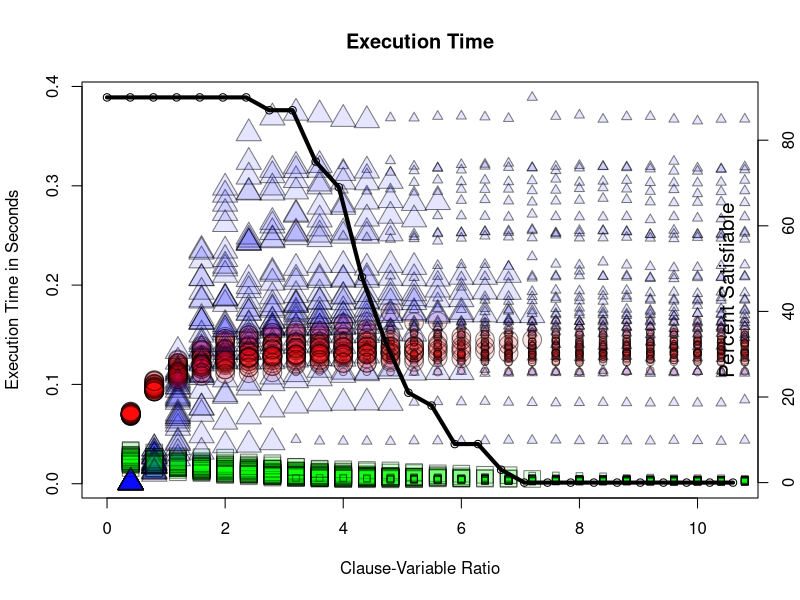
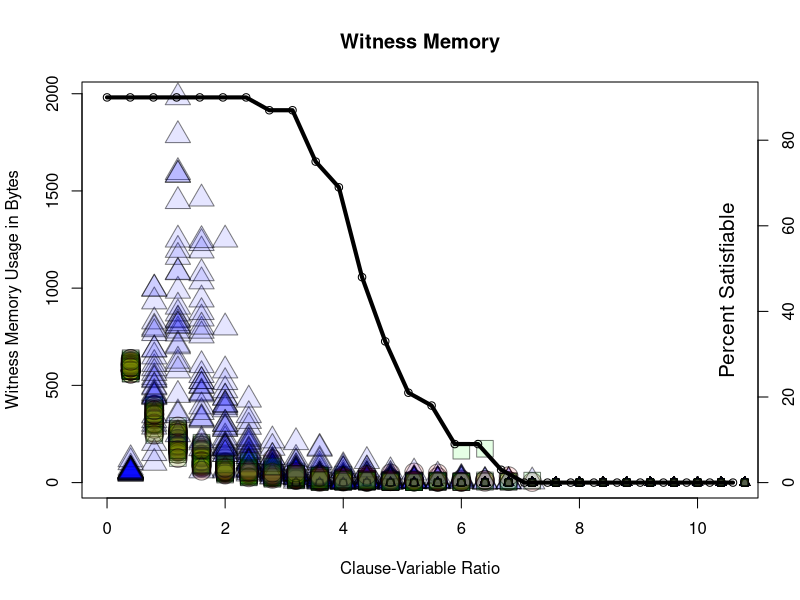
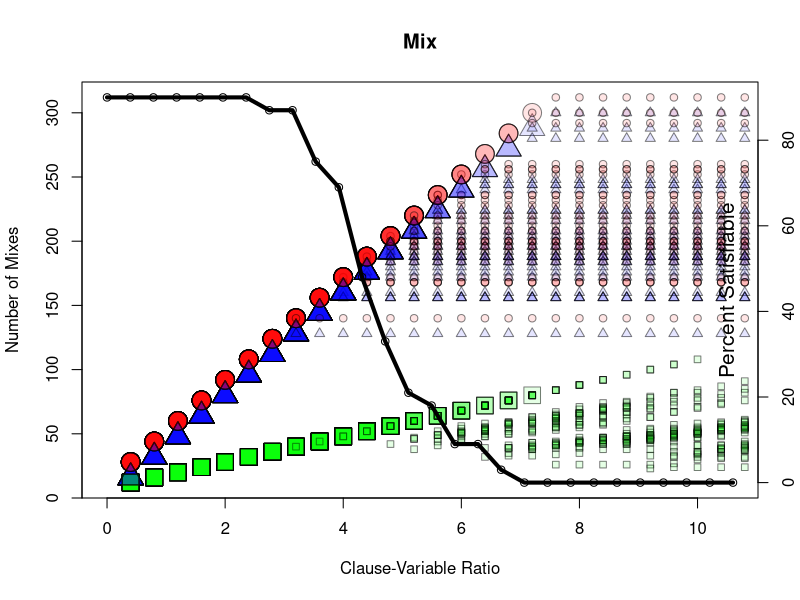
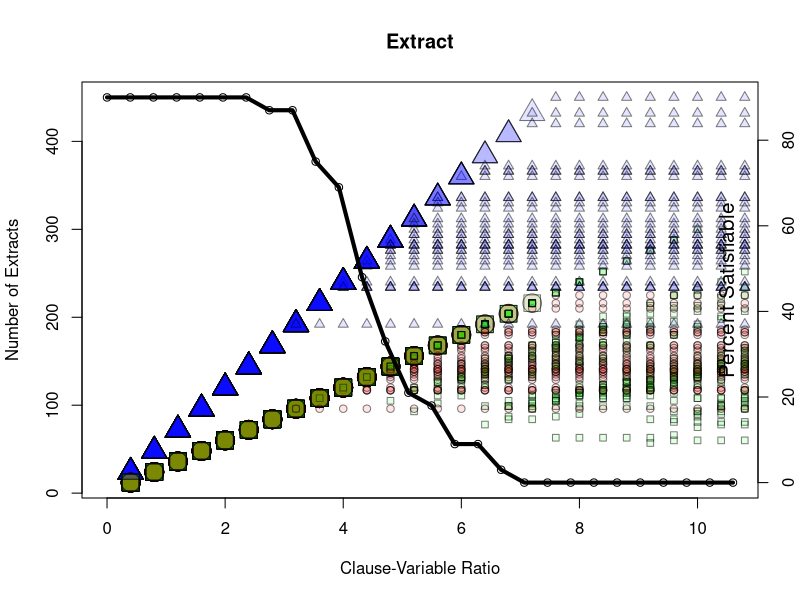
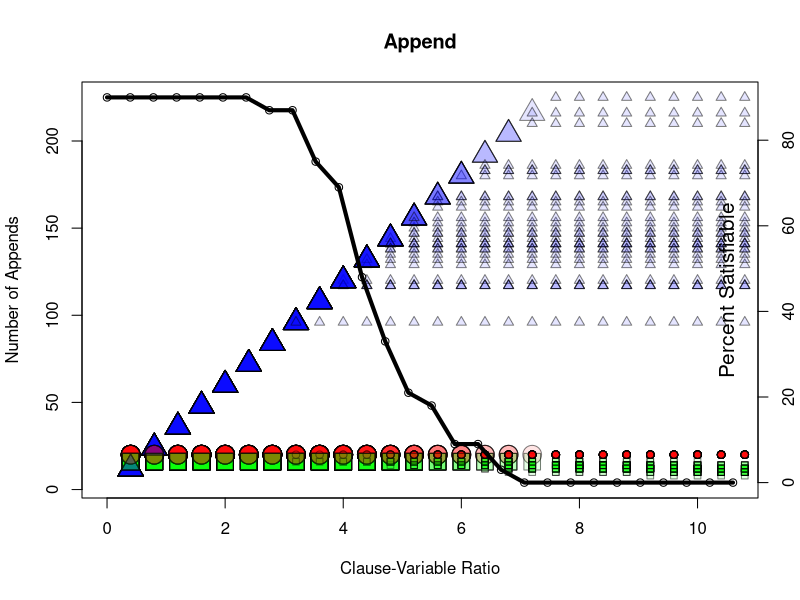
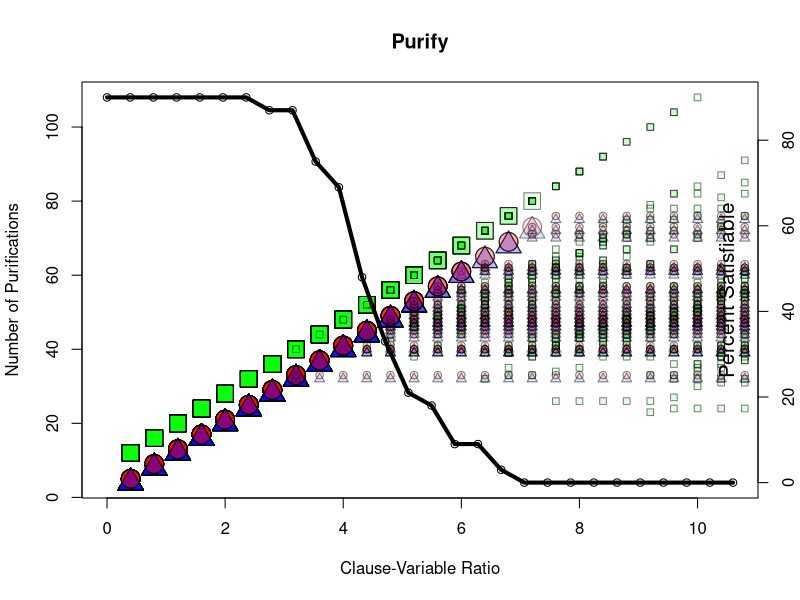
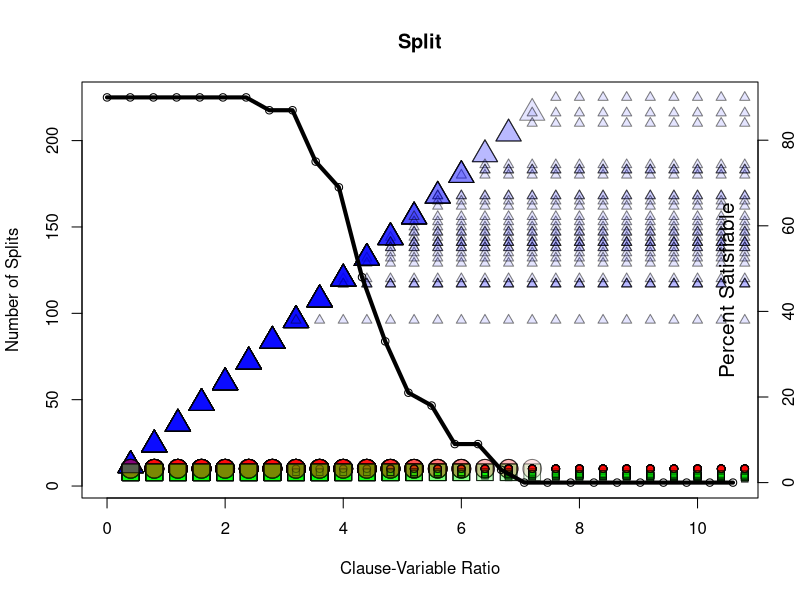

The R script that drew these images, in order:
# 
# Generates pdf plots from a TSV table with the following command:
# > source("generatePlots.R")
#

raw_data = read.table("sweepDatapoints_n10.tsv", header=T)

sat_data <- c()
unsat_data <- c()

for( i in seq(4,280,4)){

	CUT = raw_data$m == i
#	print(summary(raw_data[CUT,]))
	
	slice = raw_data[CUT,]	
	SAT = slice$isSat == 1
	UNSAT = slice$isSat == 0
	sat_slice = slice[SAT,]
	unsat_slice = slice[UNSAT,]	
	
#	print(paste(i," ", nrow(sat_slice), " ", nrow(unsat_slice), sep=""))

	sat_data = c(sat_data, nrow(sat_slice))
	unsat_data = c(unsat_data, nrow(unsat_slice))	
}


#opt <- options("scipen" = 20)
#getOption("scipen")


plotNames = list( c("executionTime", "Execution Time", "Execution Time in Seconds"), 
			   	  c("memory",        "Witness Memory", "Witness Memory Usage in Bytes"), 
			   	  c("mixCount",      "Mix",            "Number of Mixes"), 
			   	  c("extractCount",  "Extract",        "Number of Extracts"),
			   	  c("appendCount",   "Append",         "Number of Appends"),
			   	  c("purifyCount",   "Purify",         "Number of Purifications"),
			   	  c("splitCount",    "Split",          "Number of Splits"))



for (i in plotNames){

	filename = paste(i[1],".pdf", sep="")
	pdf( filename, width=10, height=8)								    #set pdf filename and size

	plot( raw_data$m/raw_data$n,										# select x-axis data
		  raw_data[,c(i[1])],											# select y-axis data
		  main=i[2],													# set plot title
		  xlab="Clause-Variable Ratio",
		  ylab=i[3],
		  		  
#		  ylim= c(1, 200),
		  xlim= c(0, 10.6),
		  
#		  log = "y",
		  
		  cex=c(1, 2.5)[as.numeric(raw_data$isSat)+1],				   #set unsat/sat datapoint size
		  pch=c(21, 22, 24)[as.numeric(raw_data$Algorithm)+1],		   #set algorithm marker shape
		  col=rgb(0,0,0,0.5),                                          #set algorithm marker color
		  bg=c(rgb(1,0,0,0.1), rgb(0,1,0,0.1), rgb(0,0,1,0.1))[as.numeric(raw_data$Algorithm)+1])	


#x <- seq(60, 128, by=4)/20.0
#y <- sat_data[15:32]
x <- seq(4, 112, by=4)/10.0
y <- sat_data[1:length(x)]

par(new=TRUE)
plot(x/10,y, axes=FALSE, xlab="",ylab="")
lines(x/10, y, col='black', lwd=4)

axis(4)
mtext("Percent Satisfiable", side=4, line=-2, adj=0.5, cex=1.25)

#	barplot(sat_data)
#	barplot(unsat_data)

	dev.off()															#complete pdf	

	
  }
